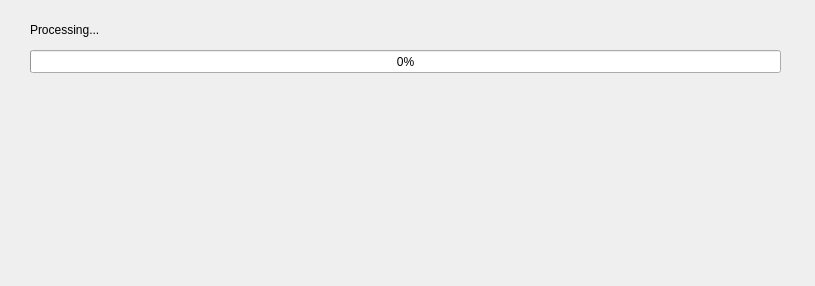
<?xml version="1.0" encoding="UTF-8"?>
<ui version="4.0">
 <class>muzeRaterProcessWizardPage</class>
 <widget class="QWizardPage" name="muzeRaterProcessWizardPage">
  <property name="geometry">
   <rect>
    <x>0</x>
    <y>0</y>
    <width>815</width>
    <height>286</height>
   </rect>
  </property>
  <property name="windowTitle">
   <string>WizardPage</string>
  </property>
  <property name="title">
   <string>Process</string>
  </property>
  <property name="subTitle">
   <string>Calculates ratings for each album and creates the report/data file.</string>
  </property>
  <widget class="QProgressBar" name="progressBar">
   <property name="geometry">
    <rect>
     <x>30</x>
     <y>50</y>
     <width>751</width>
     <height>23</height>
    </rect>
   </property>
   <property name="value">
    <number>0</number>
   </property>
  </widget>
  <widget class="QLabel" name="progressLabel">
   <property name="geometry">
    <rect>
     <x>30</x>
     <y>20</y>
     <width>691</width>
     <height>19</height>
    </rect>
   </property>
   <property name="text">
    <string>Processing...</string>
   </property>
  </widget>
 </widget>
 <resources/>
 <connections/>
</ui>
